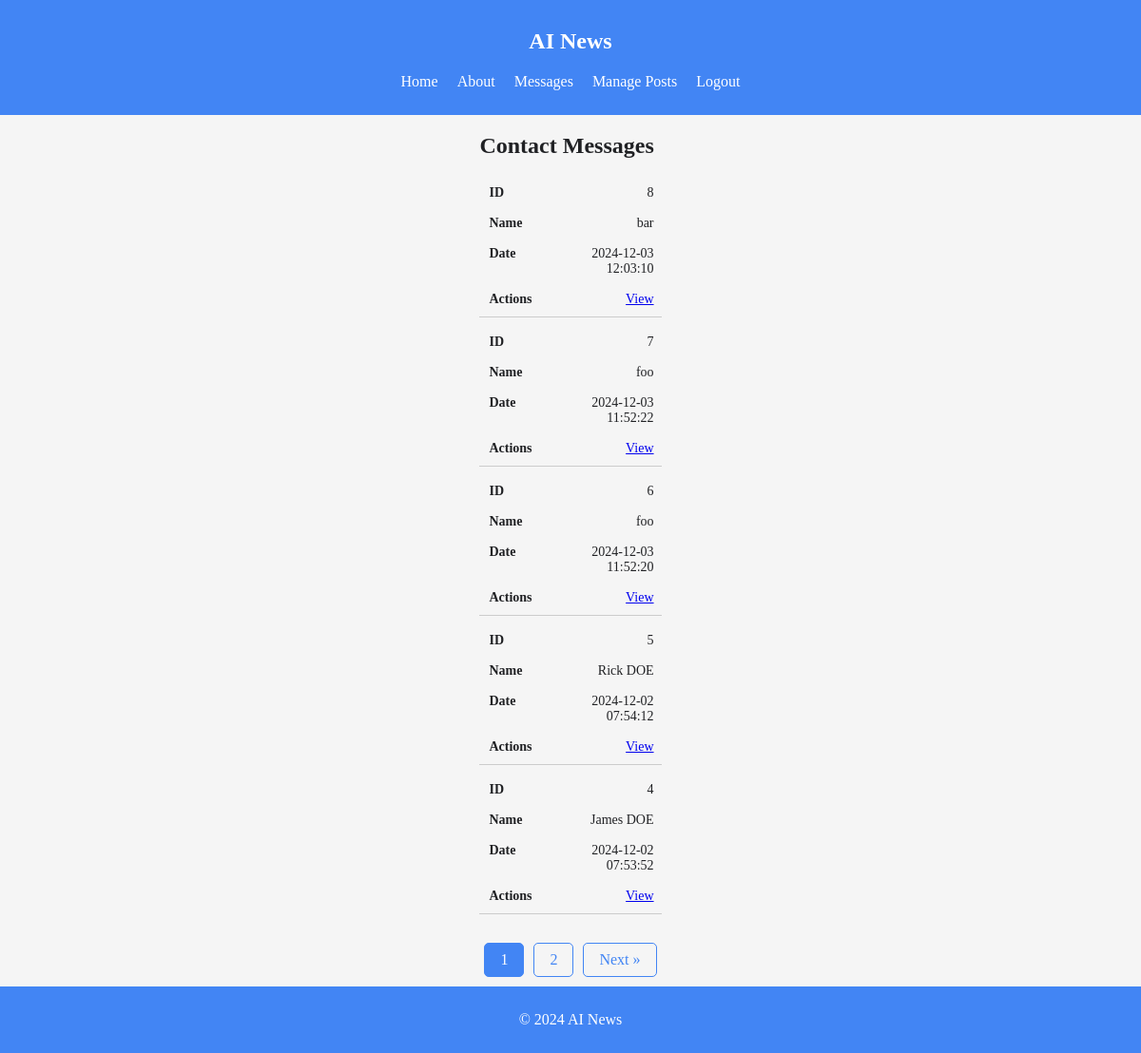
The page /messages (signed in) on the database its author committed.
### tables this page shows
CREATE TABLE contact_messages (
    id INTEGER PRIMARY KEY AUTOINCREMENT,
    name TEXT NOT NULL,
    email TEXT NOT NULL,
    message TEXT NOT NULL,
    created_at DATETIME DEFAULT CURRENT_TIMESTAMP
);

### controllers/ContactController.php (called while the page is built, shortened)
<?php
class ContactController {
    public function showMessages() {
        $contactModel = new ContactModel();
        $totalMessages = $contactModel->getMessageCount();
        $messagesPerPage = 5;
        $currentPage = isset($_GET['page']) ? (int)$_GET['page'] : 1;
        $offset = ($currentPage - 1) * $messagesPerPage;
        $messages = $contactModel->getMessages($messagesPerPage, $offset);
        $totalPages = ceil($totalMessages / $messagesPerPage);
        include 'views/contact/messages.php';
        include 'views/layouts/layout.php';
    }
}

### init.php (called while the page is built, shortened)
<?php
function getDbConnection() {
    return new SQLite3('/var/www/html/database/ai_news_blog.db');
}

### models/ContactModel.php (called while the page is built, shortened)
<?php
class ContactModel {
    private $db;
    public function __construct() {
        $this->db = getDbConnection();
    }
    public function getMessages($limit, $offset) {
        $stmt = $this->db->prepare('SELECT * FROM contact_messages ORDER BY created_at DESC LIMIT :limit OFFSET :offset');
        $stmt->bindValue(':limit', $limit, SQLITE3_INTEGER);
        $stmt->bindValue(':offset', $offset, SQLITE3_INTEGER);
        $results = $stmt->execute();
        $messages = [];
        while ($row = $results->fetchArray(SQLITE3_ASSOC)) {
            $messages[] = $row;
        }
        return $messages;
    }
    public function getMessageCount() {
        $result = $this->db->querySingle('SELECT COUNT(*) as count FROM contact_messages');
        return $result;
    }
}

### views/contact/messages.php (the view, shortened to what this page needs)
<section>
    <h2>Contact Messages</h2>
    <?php if (!empty($messages)): ?>
    <table class="common-table">
        <tbody>
            <?php foreach ($messages as $message): ?>
            <tr>
                <td data-label="ID"><?php echo htmlspecialchars($message['id']); ?></td>
                <td data-label="Name"><?php echo htmlspecialchars($message['name']); ?></td>
                <td data-label="Date"><?php echo htmlspecialchars($message['created_at']); ?></td>
                <td data-label="Actions"><a href="/message/<?php echo urlencode($message['id']); ?>">View</a></td>
            </tr>
            <?php endforeach; ?>
        </tbody>
    </table>
    <div class="pagination">
        <?php for ($i = 1; $i <= $totalPages; $i++): ?>
            <a href="?page=<?php echo $i; ?>" <?php if ($i == $currentPage) echo 'class="active"'; ?>><?php echo $i; ?></a>
        <?php endfor; ?>
        <?php if ($currentPage < $totalPages): ?>
            <a href="?page=<?php echo $currentPage + 1; ?>">Next &raquo;</a>
        <?php endif; ?>
    </div>
    <?php else: ?>
    <p>No messages received yet.</p>
    <?php endif; ?>
</section>

### css/styles.css (style rules this page uses)
:root { --primary-color: #4285F4; --secondary-color: #34A853; --accent-color: #FBBC05; --background-color: #F5F5F5; --text-color: #202124; }
body { background-color: var(--background-color); color: var(--text-color); margin: 0; }
.common-table { width: 100%; border-collapse: collapse; margin-bottom: 20px; }
.common-table th, .common-table td { border: 1px solid var(--primary-color); padding: 8px; text-align: left; }
.pagination { display: flex; justify-content: center; margin-top: 20px; }
.pagination a { margin: 0 5px; padding: 8px 16px; text-decoration: none; color: var(--primary-color); border: 1px solid var(--primary-color); border-radius: 5px; }
.pagination a.active { background-color: var(--primary-color); color: white; border: 1px solid var(--primary-color); }
.common-table tr { display: block; margin-bottom: 10px; border-bottom: 1px solid #ccc; }
.common-table td { display: block; text-align: right; font-size: 14px; border: none; position: relative; padding-left: 50%; }
.common-table td::before { content: attr(data-label); position: absolute; left: 10px; width: calc(50% - 20px); font-weight: bold; text-align: left; }
.common-table td:last-child { padding-bottom: 10px; }
@media (min-width: 600px) { body { font-size: 16px; } }

### rows shown on the page
contact_messages: id "8", name "bar", created_at "2024-12-03 12:03:10"
contact_messages: id "7", name "foo", created_at "2024-12-03 11:52:22"
contact_messages: id "6", name "foo", created_at "2024-12-03 11:52:20"
contact_messages: id "5", name "Rick DOE", created_at "2024-12-02 07:54:12"
contact_messages: id "4", name "James DOE", created_at "2024-12-02 07:53:52"
